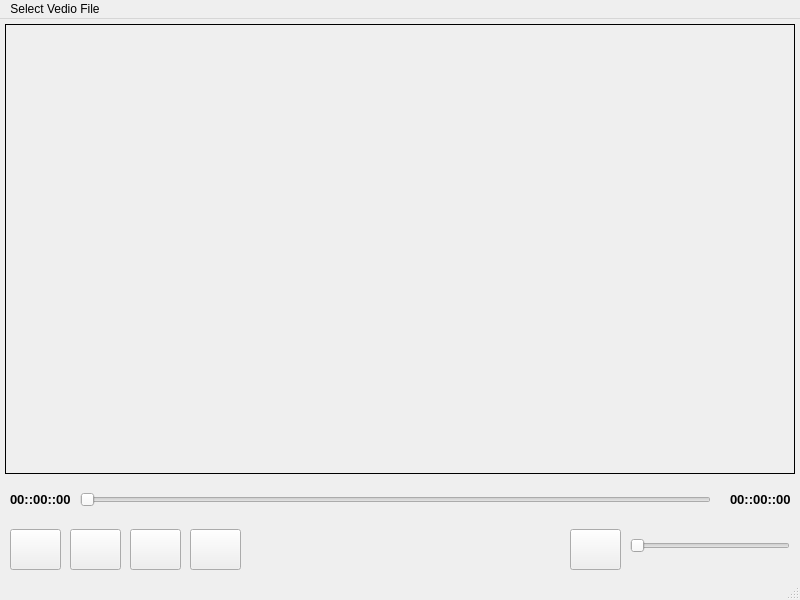
<?xml version="1.0" encoding="UTF-8"?>
<ui version="4.0">
 <class>MainWindow</class>
 <widget class="QMainWindow" name="MainWindow">
  <property name="geometry">
   <rect>
    <x>0</x>
    <y>0</y>
    <width>800</width>
    <height>600</height>
   </rect>
  </property>
  <property name="windowTitle">
   <string>MainWindow</string>
  </property>
  <widget class="QWidget" name="centralwidget">
   <widget class="QGroupBox" name="groupBox_Vedio">
    <property name="geometry">
     <rect>
      <x>5</x>
      <y>5</y>
      <width>790</width>
      <height>450</height>
     </rect>
    </property>
    <property name="styleSheet">
     <string notr="true">QGroupBox
{
border:1px solid black;
}</string>
    </property>
    <property name="title">
     <string/>
    </property>
   </widget>
   <widget class="QPushButton" name="pushButton_Play_paused">
    <property name="geometry">
     <rect>
      <x>10</x>
      <y>510</y>
      <width>51</width>
      <height>41</height>
     </rect>
    </property>
    <property name="text">
     <string/>
    </property>
   </widget>
   <widget class="QPushButton" name="pushButton_seek_BackWard">
    <property name="geometry">
     <rect>
      <x>70</x>
      <y>510</y>
      <width>51</width>
      <height>41</height>
     </rect>
    </property>
    <property name="text">
     <string/>
    </property>
   </widget>
   <widget class="QPushButton" name="pushButton_Seek_forward">
    <property name="geometry">
     <rect>
      <x>130</x>
      <y>510</y>
      <width>51</width>
      <height>41</height>
     </rect>
    </property>
    <property name="text">
     <string/>
    </property>
   </widget>
   <widget class="QPushButton" name="pushButton_Stop">
    <property name="geometry">
     <rect>
      <x>190</x>
      <y>510</y>
      <width>51</width>
      <height>41</height>
     </rect>
    </property>
    <property name="text">
     <string/>
    </property>
   </widget>
   <widget class="QPushButton" name="pushButton_Volume">
    <property name="geometry">
     <rect>
      <x>570</x>
      <y>510</y>
      <width>51</width>
      <height>41</height>
     </rect>
    </property>
    <property name="text">
     <string/>
    </property>
   </widget>
   <widget class="QSlider" name="horizontalSlider_Volume">
    <property name="geometry">
     <rect>
      <x>630</x>
      <y>511</y>
      <width>160</width>
      <height>31</height>
     </rect>
    </property>
    <property name="orientation">
     <enum>Qt::Horizontal</enum>
    </property>
   </widget>
   <widget class="QSlider" name="horizontalSlider_Duration">
    <property name="geometry">
     <rect>
      <x>80</x>
      <y>470</y>
      <width>631</width>
      <height>22</height>
     </rect>
    </property>
    <property name="orientation">
     <enum>Qt::Horizontal</enum>
    </property>
   </widget>
   <widget class="QLabel" name="label_CurrentTime">
    <property name="geometry">
     <rect>
      <x>10</x>
      <y>470</y>
      <width>61</width>
      <height>21</height>
     </rect>
    </property>
    <property name="font">
     <font>
      <pointsize>10</pointsize>
      <bold>true</bold>
     </font>
    </property>
    <property name="text">
     <string>00::00::00</string>
    </property>
   </widget>
   <widget class="QLabel" name="lable_Total_Time">
    <property name="geometry">
     <rect>
      <x>730</x>
      <y>470</y>
      <width>61</width>
      <height>21</height>
     </rect>
    </property>
    <property name="font">
     <font>
      <pointsize>10</pointsize>
      <bold>true</bold>
     </font>
    </property>
    <property name="text">
     <string>00::00::00</string>
    </property>
   </widget>
  </widget>
  <widget class="QMenuBar" name="menubar">
   <property name="geometry">
    <rect>
     <x>0</x>
     <y>0</y>
     <width>800</width>
     <height>22</height>
    </rect>
   </property>
   <widget class="QMenu" name="menuSelect_Vedio_File">
    <property name="title">
     <string>Select Vedio File</string>
    </property>
    <addaction name="actionOpen"/>
   </widget>
   <addaction name="menuSelect_Vedio_File"/>
  </widget>
  <widget class="QStatusBar" name="statusbar"/>
  <action name="actionOpen">
   <property name="text">
    <string>Open</string>
   </property>
  </action>
 </widget>
 <resources/>
 <connections/>
</ui>
